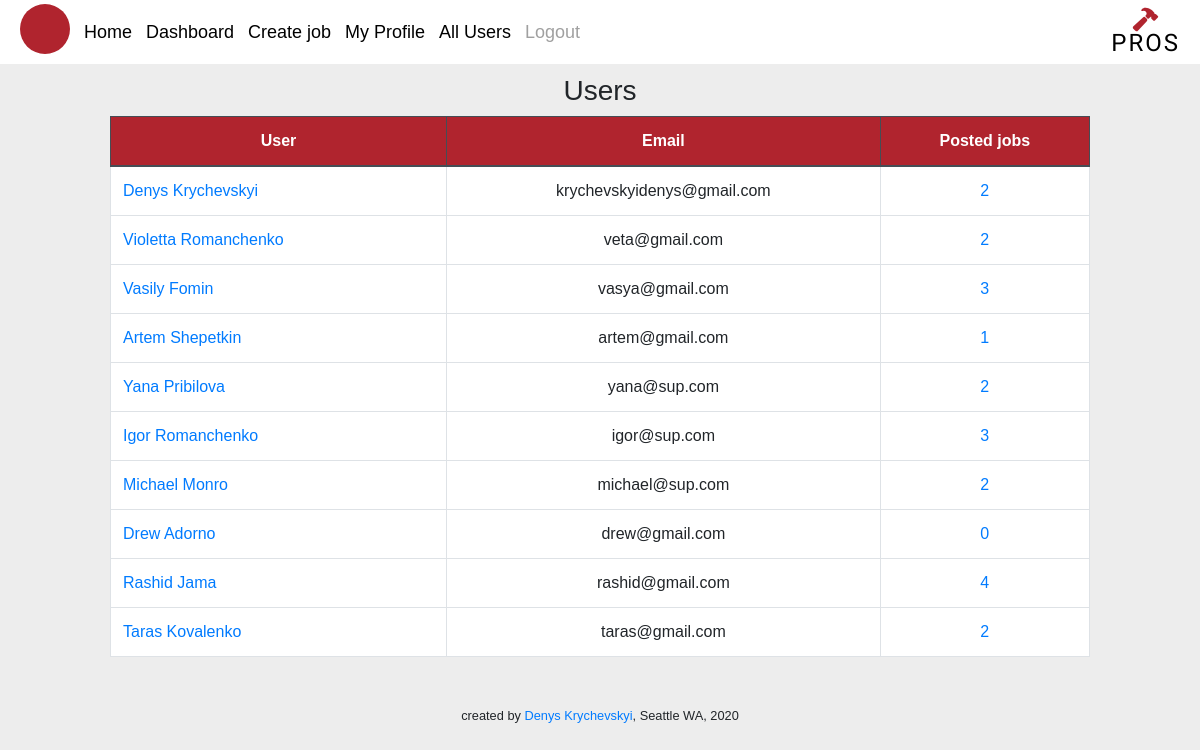
The page /all_users (signed in) on the database as committed earlier.
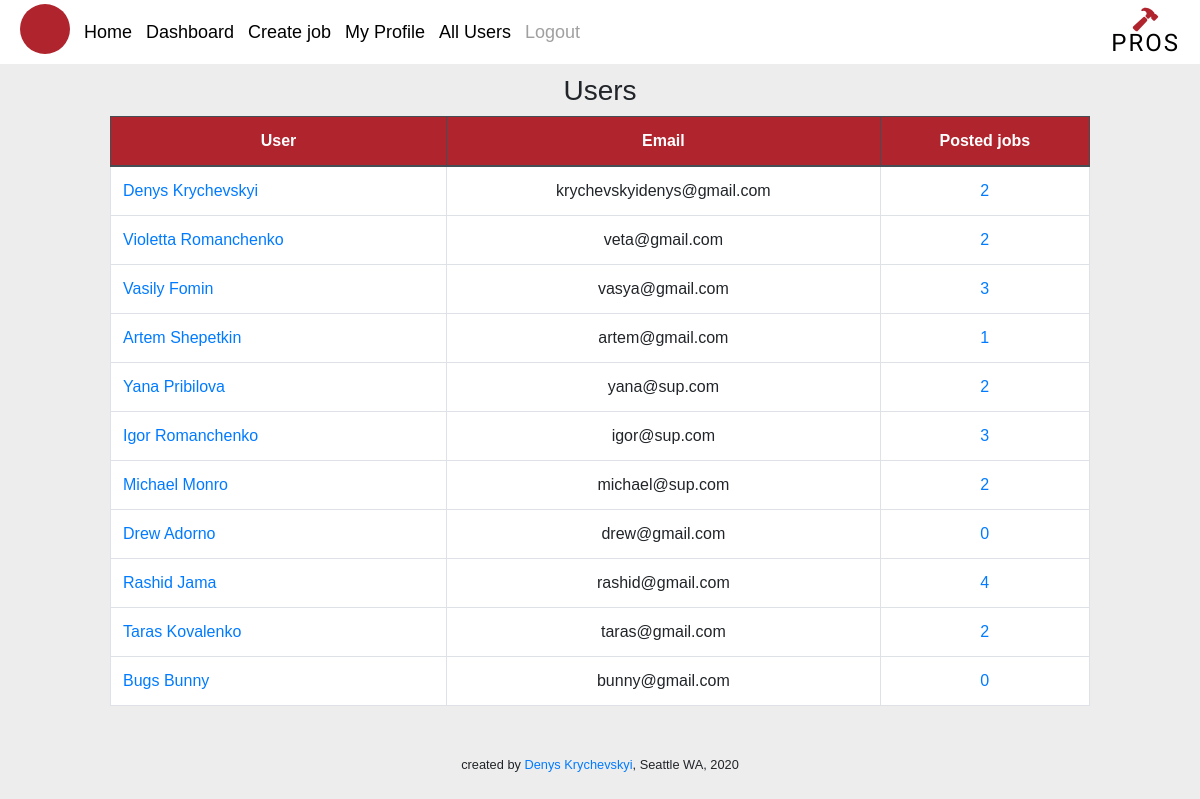
The same page on the database as committed later.
### profi_app/models.py (models this page shows, shortened)
class User(models.Model):
    first_name = models.CharField(max_length = 255)
    last_name = models.CharField(max_length = 255)
    birth_date = models.DateTimeField()
    email = models.TextField()
    phone_num = models.IntegerField(blank=True, null = True)
    about = models.TextField(blank=True, null = True)
    password = models.TextField()
    created_at = models.DateTimeField(auto_now_add = True)
    updated_at = models.DateTimeField(auto_now = True)
    objects = UserManager()

### profi_app/views.py (the view)
# urls.py: path('all_users', views.all_users),
def all_users(request):
    context = {
        'cur_user':  User.objects.get(id = request.session['user_id']),
        'users' : User.objects.all(),
        'all_jobs' : Job.objects.all().order_by('-created_at'),
    }
    return render(request, 'all_users.html', context)

### profi_app/templates/all_users.html (shortened to what this page needs)
<!DOCTYPE html>
<html lang="en">
<head>
    {% include 'head.html' %}
</head>
<body>
    {% include 'navbar.html' %}
    <div class="all_users_page_container">
        <h3>Users</h3>
        <div id="all_users_display">
            <table class="table table-bordered mt-1">
                <thead class="thead-dark">
                    <tr>
                        <th>User</th>
                        <th>Email</th>
                        <th class="display_none">Posted jobs</th>
                    </tr>
                </thead>
                <tbody>
                    {% for user in users %}
                    <tr>
                        <td id="user_name"> <a href='user/{{ user.id }}/profile'>{{ user.first_name }} {{user.last_name}}</a></td>
                        <td>{{ user.email }}</td>
                        <td class="display_none"><a href='user/{{ user.id }}/profile'>{{ user.poster.count }}</a></td>
                    </tr>
                    {% endfor %}
                </tbody>
            </table>
        </div>
    </div>
    {% include 'footer.html' %}
</body>
</html>

### profi_app/templates/head.html (shortened to what this page needs)
<link rel="stylesheet" href="https://stackpath.bootstrapcdn.com/bootstrap/4.5.0/css/bootstrap.min.css">
<link rel="stylesheet" href="https://use.fontawesome.com/releases/v5.8.2/css/all.css">
{% load static %}
<link rel="stylesheet" href="{% static 'css/style.css' %}">

### profi_app/templates/navbar.html (shortened to what this page needs)
<div class="nav-container">
    <nav>
        <div id="menu_container">
            <ul class="menu_list_container">
                {% if request.session.user_id != null %}
                <a href="/user/{{ request.session.user_id }}/profile"><li id="initials">{{ request.session.initials }}</li></a>
                {% endif %}
                <li><a class="" href="/">Home</a></li>
                <li><a href="/dashboard">Dashboard</a></li>
                {% if request.session.user_id != null %}
                <li><a href="/create_new_job">Create job</a></li>
                <li><a href="/user/{{ request.session.user_id }}/profile">My Profile</a></li>
                    {% if request.session.user_id == 1 %}
                    <li><a href="/all_users">All Users</a></li>
                    {% endif %}
                {% endif %}
                <li>
                    {% if request.session.user_id != null %}
                    <a class="login_a" href="/logout">Logout</a>
                    {% else %}
                    <a class="login_a" href="/login">Login</a>
                    {% endif %}
                </li>
            </ul>
        </div>
        <div id="logo_container">
            <a href="/">
                <ion-icon name="hammer"></ion-icon>
                <h4>Pros</h4>
            </a>
        </div>
    </nav>
</div>

### profi_app/templates/footer.html (shortened to what this page needs)
<footer>
    <small>created by <a href="https://www.linkedin.com/in/denys-krychevskyi/" target="_blank">Denys Krychevskyi</a>, Seattle WA, 2020</small>
</footer>

### profi_app/static/css/style.css (style rules this page uses)
* { margin: 0px; padding: 0px; -webkit-box-sizing: border-box; box-sizing: border-box; text-decoration: none; list-style: none; font-family: Arial, Helvetica, sans-serif; }
body { background-color: #ededed; }
.nav-container { padding: 0 20px; background-color: #fff; height: 8vh; text-align: center; }
.nav-container nav { display: -webkit-box; display: -ms-flexbox; display: flex; -webkit-box-pack: justify; -ms-flex-pack: justify; justify-content: space-between; -webkit-box-align: center; -ms-flex-align: center; align-items: center; height: 8vh; }
.nav-container nav #menu_container .menu_list_container { margin-bottom: 0; color: black; display: -webkit-box; display: -ms-flexbox; display: flex; -webkit-box-align: center; -ms-flex-align: center; align-items: center; -webkit-box-pack: justify; -ms-flex-pack: justify; justify-content: space-between; min-width: 560px; max-width: 560px; }
.nav-container nav #menu_container .menu_list_container a #initials { background-color: #b0242e; border-radius: 50%; font-family: 'Anonymous Pro', monospace; padding: 8px 8px 8px 10px; font-size: 25px; min-width: 50px; max-width: 50px; min-height: 50px; max-height: 50px; text-transform: uppercase; color: #fff; }
.nav-container nav #menu_container .menu_list_container li { list-style: none; display: inline-block; }
.nav-container nav #menu_container .menu_list_container li a { color: black; font-size: 18px; }
.nav-container nav #menu_container .menu_list_container li .login_a { color: #a0a0a0; }
.nav-container nav #logo_container a { color: black; }
.nav-container nav #logo_container a ion-icon { color: #b0242e; font-size: 27px; margin-bottom: -5px; }
.nav-container nav #logo_container a h4 { color: black; text-transform: uppercase; margin-bottom: 0; font-family: 'Righteous', cursive; letter-spacing: 2px; margin-top: -6px; }
body { overflow-x: hidden; }
footer { text-align: center; padding: 20px; }
footer small { margin: 0; padding: 0; }
.table-bordered { border: 1px solid black; background-color: #fff; }
.table-bordered .thead-dark { text-align: center; }
.table .thead-dark th { background-color: #b0242e; }
a { text-decoration: none; }
.all_users_page_container { max-width: 1000px; margin: 0 auto; padding: 10px; text-align: center; }
.all_users_page_container #all_users_display #user_name { text-align: left; }

Rows that differ between the two databases and show on the page:
added User: first_name "Bugs", last_name "Bunny", email "bunny@gmail.com", poster.count "0"
